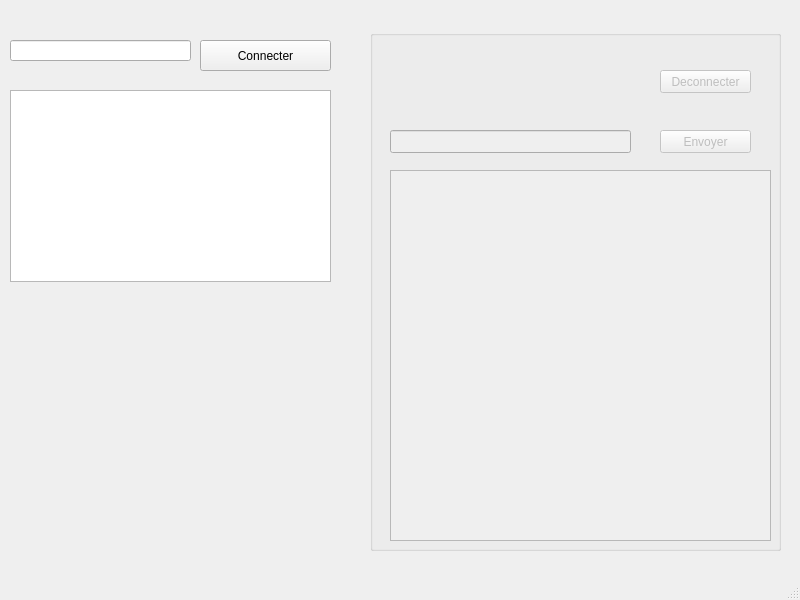
<?xml version="1.0" encoding="UTF-8"?>
<ui version="4.0">
 <class>MainWindow</class>
 <widget class="QMainWindow" name="MainWindow">
  <property name="geometry">
   <rect>
    <x>0</x>
    <y>0</y>
    <width>800</width>
    <height>600</height>
   </rect>
  </property>
  <property name="windowTitle">
   <string>MainWindow</string>
  </property>
  <widget class="QWidget" name="centralwidget">
   <widget class="QPushButton" name="btnConnect">
    <property name="geometry">
     <rect>
      <x>200</x>
      <y>40</y>
      <width>131</width>
      <height>31</height>
     </rect>
    </property>
    <property name="text">
     <string>Connecter</string>
    </property>
   </widget>
   <widget class="QGroupBox" name="gbDf1">
    <property name="enabled">
     <bool>false</bool>
    </property>
    <property name="geometry">
     <rect>
      <x>370</x>
      <y>30</y>
      <width>411</width>
      <height>521</height>
     </rect>
    </property>
    <property name="title">
     <string/>
    </property>
    <widget class="QPushButton" name="btnDisconnect">
     <property name="geometry">
      <rect>
       <x>290</x>
       <y>40</y>
       <width>91</width>
       <height>23</height>
      </rect>
     </property>
     <property name="text">
      <string>Deconnecter</string>
     </property>
    </widget>
    <widget class="QLineEdit" name="txtCommand">
     <property name="geometry">
      <rect>
       <x>20</x>
       <y>100</y>
       <width>241</width>
       <height>23</height>
      </rect>
     </property>
    </widget>
    <widget class="QPushButton" name="btnEnvoyer">
     <property name="geometry">
      <rect>
       <x>290</x>
       <y>100</y>
       <width>91</width>
       <height>23</height>
      </rect>
     </property>
     <property name="text">
      <string>Envoyer</string>
     </property>
    </widget>
    <widget class="QLabel" name="lblDf1Name">
     <property name="geometry">
      <rect>
       <x>60</x>
       <y>50</y>
       <width>59</width>
       <height>15</height>
      </rect>
     </property>
     <property name="text">
      <string/>
     </property>
    </widget>
    <widget class="QListWidget" name="listReturn">
     <property name="geometry">
      <rect>
       <x>20</x>
       <y>140</y>
       <width>381</width>
       <height>371</height>
      </rect>
     </property>
    </widget>
   </widget>
   <widget class="QLineEdit" name="txtAddr">
    <property name="geometry">
     <rect>
      <x>10</x>
      <y>40</y>
      <width>181</width>
      <height>21</height>
     </rect>
    </property>
   </widget>
   <widget class="QListWidget" name="listTarget">
    <property name="geometry">
     <rect>
      <x>10</x>
      <y>90</y>
      <width>321</width>
      <height>192</height>
     </rect>
    </property>
   </widget>
  </widget>
  <widget class="QMenuBar" name="menubar">
   <property name="geometry">
    <rect>
     <x>0</x>
     <y>0</y>
     <width>800</width>
     <height>20</height>
    </rect>
   </property>
  </widget>
  <widget class="QStatusBar" name="statusbar"/>
 </widget>
 <resources/>
 <connections/>
</ui>
